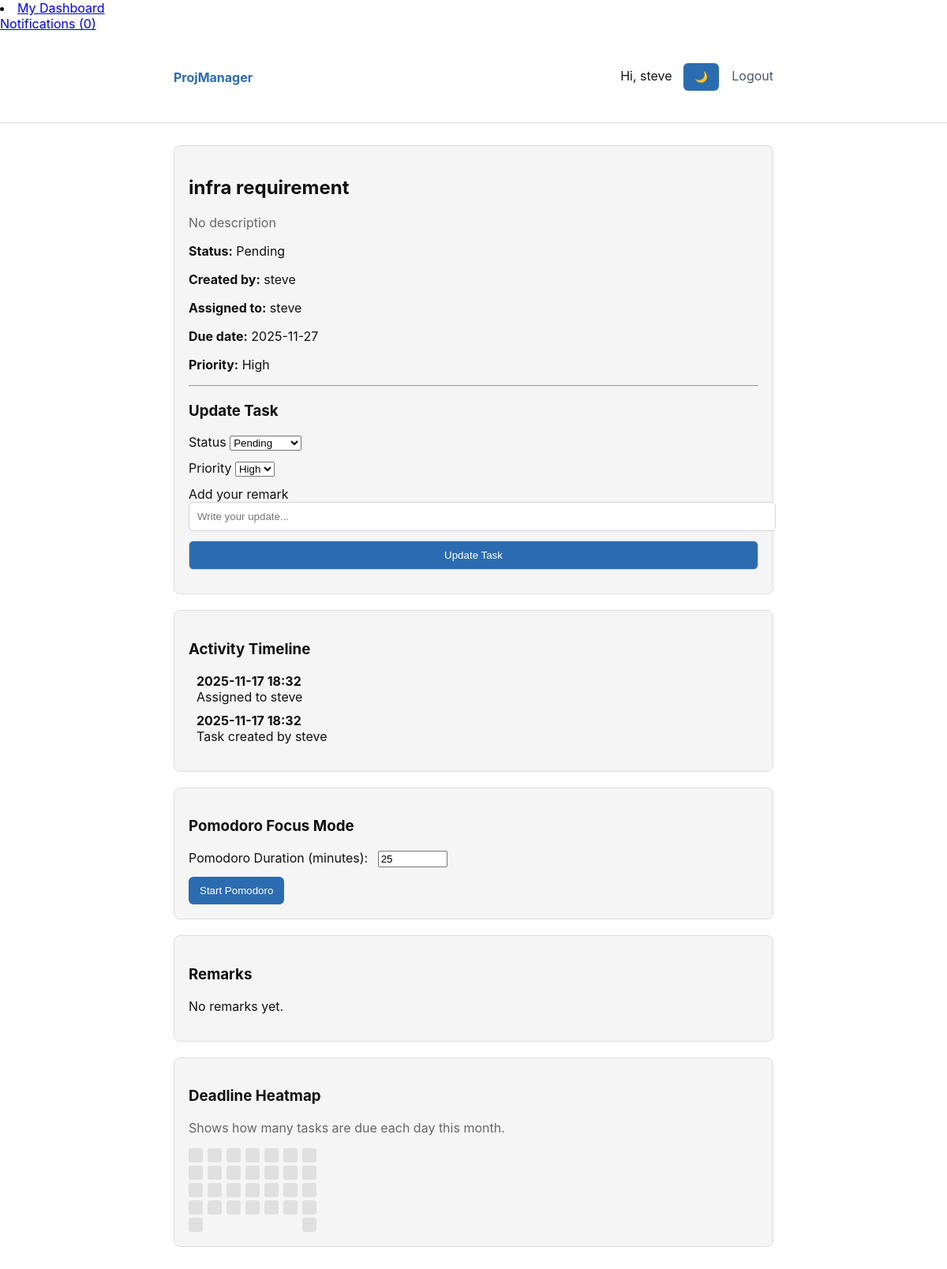
The app's page /groups/1/tasks/4 (signed in) with its own data.
### models.py (models this page shows, shortened)
class User(db.Model, UserMixin):
    id = db.Column(db.Integer, primary_key=True)
    username = db.Column(db.String(80), unique=True, nullable=False)
    email = db.Column(db.String(120), unique=True, nullable=False)
    password_hash = db.Column(db.String(128), nullable=False)

class Task(db.Model):
    id = db.Column(db.Integer, primary_key=True)
    title = db.Column(db.String(150), nullable=False)
    description = db.Column(db.Text, nullable=True)
    status = db.Column(db.String(20), default='Pending')  # Pending, In Progress, Done
    created_by = db.Column(db.Integer, db.ForeignKey('user.id'), nullable=False)
    assigned_to = db.Column(db.Integer, db.ForeignKey('user.id'), nullable=True)
    group_id = db.Column(db.Integer, db.ForeignKey('group.id'), nullable=False)
    timestamp = db.Column(db.DateTime, default=db.func.now())
    priority = db.Column(db.String(10))
    tags = db.relationship('Tag', secondary=task_tags, backref=db.backref('tasks', lazy='dynamic'))
    activities = db.relationship('TaskActivity', backref='task', lazy=True)
    created_at = db.Column(db.DateTime, default=datetime.utcnow)
    due_date = db.Column(db.DateTime, nullable=True)
    updated_at = db.Column(db.DateTime, default=datetime.utcnow, onupdate=datetime.utcnow)
    pomodoro_active = db.Column(db.Boolean, default=False)
    pomodoro_end = db.Column(db.DateTime, nullable=True)
    creator = db.relationship('User', foreign_keys=[created_by], backref='created_tasks')
    assignee = db.relationship('User', foreign_keys=[assigned_to], backref='assigned_tasks')
    group = db.relationship('Group', backref='tasks')

class TaskActivity(db.Model):
    __tablename__ = 'task_activity'
    id = db.Column(db.Integer, primary_key=True)
    task_id = db.Column(db.Integer, db.ForeignKey('task.id'), nullable=False)
    timestamp = db.Column(db.DateTime, default=datetime.utcnow)
    message = db.Column(db.String(255), nullable=False)

### app.py (the view, shortened to what this page needs)
@app.route('/groups/<int:group_id>/tasks/<int:task_id>', methods=['GET', 'POST'])
@login_required
def task_detail(group_id, task_id):
    group = Group.query.get_or_404(group_id)
    task = Task.query.get_or_404(task_id)
    membership = GroupMembership.query.filter_by(user_id=current_user.id, group_id=group.id).first()
    if not membership:
        flash('You are not a member of this group.', 'danger')
        return redirect(url_for('dashboard'))
    form = TaskUpdateForm(obj=task)
    can_update = (current_user.id == task.assigned_to) or (current_user.id == group.admin_id)
    remarks = TaskRemark.query.filter_by(task_id=task.id).order_by(TaskRemark.timestamp.desc()).all()
    activities = TaskActivity.query.filter_by(task_id=task.id).order_by(TaskActivity.timestamp.desc()).all()
    return render_template('task_detail.html', group=group, task=task, form=form, remarks=remarks, can_update=can_update, activities=activities)

### forms.py
class TaskUpdateForm(FlaskForm):
    status = SelectField('Status', choices=[
        ('Pending', 'Pending'),
        ('In Progress', 'In Progress'),
        ('Done', 'Done')
    ])
    priority = SelectField(
    'Priority',
    choices=[
        ('high', 'High'),
        ('low', 'Low')
    ],
    validators=[DataRequired()]
    )
    comment = StringField('Add your remark', validators=[DataRequired(), Length(1, 300)])
    submit = SubmitField('Update Task')

### app.py (called while the page is built)
@login_manager.user_loader
def load_user(user_id):
    return User.query.get(int(user_id))

@app.context_processor
def inject_notifications():
    if current_user.is_authenticated:
        unread = Notification.query.filter_by(user_id=current_user.id, is_read=False).all()
        return dict(unread_notifications=unread)
    return dict(unread_notifications=[])

### templates/task_detail.html (shortened to what this page needs)
{% extends 'base.html' %}
{% block content %}
<div class="card">
  <h2>{{ task.title }}</h2>
  <p class="muted">{{ task.description or 'No description' }}</p>
  <p><strong>Status:</strong> {{ task.status }}</p>
  <p><strong>Created by:</strong> {{ task.creator.username }}</p>
  {% if task.assigned_to %}
    <p><strong>Assigned to:</strong> {{ task.assignee.username }}</p>
  {% endif %}
  {% if task.due_date %}
    <p><strong>Due date:</strong> {{ task.due_date.strftime('%Y-%m-%d') }}</p>
  {% else %}
    <p><strong>Due date:</strong> Not set</p>
  {% endif %}
<p><strong>Priority:</strong> {{ task.priority.title() if task.priority else "Not set" }}</p>
  {% if can_update %}
  <hr>
  <h3>Update Task</h3>
  <form method="post" novalidate>
    <div class="form-row">
      {{ form.status.label }}
      {{ form.status() }}
    </div>
    <div class="form-row">
      {{ form.priority.label }}
      {{ form.priority() }}
    </div>
    <div class="form-row">
      {{ form.comment.label }}
      {{ form.comment(size=64, placeholder='Write your update...') }}
    </div>
    <div class="form-row">
      {{ form.submit(class_='btn') }}
    </div>
  </form>
  {% endif %}
</div>
<div class="card" style="margin-top:20px;">
  <h3>Activity Timeline</h3>
  <ul style="list-style:none; padding-left:10px;">
    {% for a in activities %}
      <li style="margin-bottom:10px;">
        <strong>{{ a.timestamp.strftime('%Y-%m-%d %H:%M') }}</strong><br>
        <span>{{ a.message }}</span>
      </li>
    {% endfor %}
  </ul>
</div>
<div class="card" style="margin-top:20px;">
  <h3>Pomodoro Focus Mode</h3>
  <label for="pomodoro-minutes">Pomodoro Duration (minutes):</label>
  <input id="pomodoro-minutes" type="number" min="1" max="240" value="25"
         style="width:80px; margin-left:8px;">
  <div id="pomodoro-box" style="margin-top:12px;">
      {% if task.pomodoro_active %}
          <div class="pomodoro-visual">
              <svg class="ring" width="120" height="120">
                  <circle class="ring-bg" cx="60" cy="60" r="54"></circle>
                  <circle class="ring-progress" cx="60" cy="60" r="54"></circle>
              </svg>
              <div class="pomodoro-time" id="pomodoro-timer">--</div>
          </div>
          <button id="stop-pomodoro" class="btn btn-danger">Stop</button>
      {% else %}
          <button id="start-pomodoro" class="btn">Start Pomodoro</button>
      {% endif %}
  </div>
</div>
<div class="card" style="margin-top:20px;">
  <h3>Remarks</h3>
  {% if remarks %}
    <ul style="padding-left:16px;">
      {% for remark in remarks %}
        <li style="margin-bottom:10px;">
          <strong>{{ remark.user.username }}</strong> —
          <small>{{ remark.timestamp.strftime('%Y-%m-%d %H:%M') }}</small><br>
          {{ remark.comment }}
        </li>
      {% endfor %}
    </ul>
  {% else %}
    <p>No remarks yet.</p>
  {% endif %}
</div>
<div class="card" style="margin-top:20px;">
  <h3>Deadline Heatmap</h3>
  <p class="muted">Shows how many tasks are due each day this month.</p>
  <div id="deadline-heatmap" style="margin-top:10px; display:flex; gap:6px;"></div>
</div>
{% endblock %}

### templates/base.html (shortened to what this page needs)
<!doctype html>
<html lang="en">
<head>
    <li><a href="{{ url_for('my_dashboard') }}">My Dashboard</a></li>
    <link rel="stylesheet" href="{{ url_for('static', filename='css/style.css') }}">
</head>
<body class="{{ 'dark-mode' if session.get('theme') == 'dark' else '' }}">
{% if current_user.is_authenticated %}
<a href="{{ url_for('notifications') }}">
    Notifications ({{ current_user.unread_notifications|length }})
</a>
{% endif %}
{% set _ = session.pop('popup_notification', None) %}
<nav class="nav">
    <div class="container">
        <a class="brand" href="{{ url_for('index') }}">ProjManager</a>
        <div class="nav-right">
            {% if current_user.is_authenticated %}
                <span>Hi, {{ current_user.username }}</span>
                <button id="theme-toggle" class="btn" style="margin-left:10px;">
                    🌙
                </button>
                <a href="{{ url_for('logout') }}">Logout</a>
            {% else %}
                <a href="{{ url_for('login') }}">Login</a>
                <a href="{{ url_for('register') }}">Register</a>
            {% endif %}
        </div>
    </div>
</nav>
<main class="container">
    {% block content %}{% endblock %}
</main>
</body>
</html>

### static/css/style.css (style rules this page uses)
:root { --max-width:760px;--accent:#2b6cb0 }
body { font-family:Inter,system-ui,Segoe UI,Roboto,Arial,sans-serif;margin:0;background:#f7fafc;color:#222 }
.container { max-width:var(--max-width);margin:28px auto;padding:0 16px }
.nav { background:white;border-bottom:1px solid #e6eef6 }
.nav .container { display:flex;align-items:center;justify-content:space-between;padding:12px 16px }
.brand { font-weight:700;color:var(--accent);text-decoration:none }
.nav-right a { margin-left:12px;text-decoration:none;color:#4a5568 }
.form-row { margin-bottom:12px }
.form-row input { width:100%;padding:10px;border:1px solid #cbd5e1;border-radius:6px }
.btn { padding:10px 14px;border:none;border-radius:6px;background:var(--accent);color:white;cursor:pointer }
.muted { color:#718096 }
.card { background:white;padding:18px;border-radius:8px;margin-top:18px }
:root { --bg-color: #ffffff; --text-color: #111111; --card-bg: #f5f5f5; --nav-bg: #ffffff; --border-color: #dddddd; }
body { background: var(--bg-color); color: var(--text-color); }
.card { background: var(--card-bg); border: 1px solid var(--border-color); }
.nav { background: var(--nav-bg); border-bottom: 1px solid var(--border-color); }

### templates/task_detail.html (style rules this page uses)
.muted { color: #666; }

### records on screen
User: username "steve", creator.username "steve", assignee.username "steve"
Task: title "infra requirement", description "No description", status "Pending", due_date "2025-11-27", priority "High"
TaskActivity: timestamp "2025-11-17 18:32", message "Assigned to steve"
TaskActivity: timestamp "2025-11-17 18:32", message "Task created by steve"

### other values on screen
{{ current_user.unread_notifications|length }} "0"
